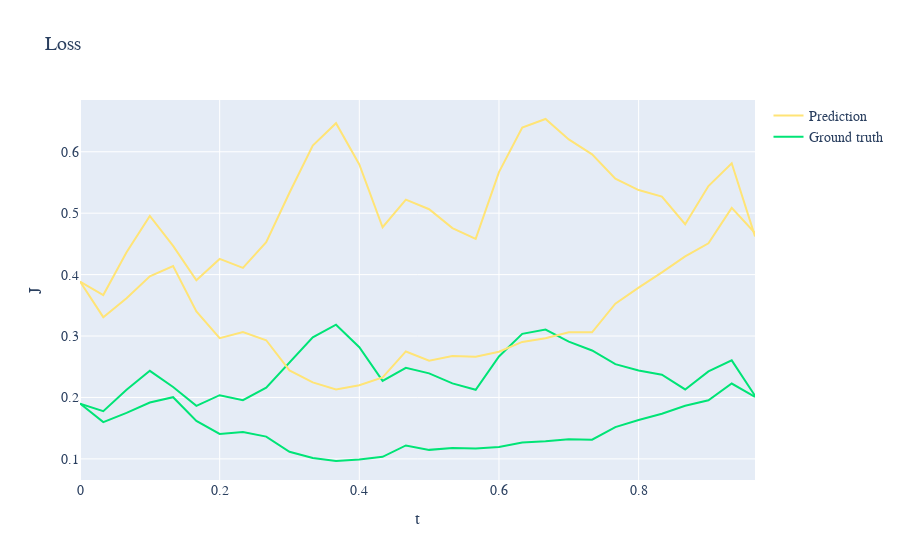

The notebook cell this image was saved under:
### Code cell
fig = make_subplots(rows=1, cols=1)
fig.add_trace(go.Scatter(x=ts[:, 0].flatten(), y=Y_preds[:, 0].flatten(), mode='lines', name="Prediction", line=dict(color="#FFe476")), row=1, col=1)
fig.add_trace(go.Scatter(x=ts[:, 0].flatten(), y=Y_sol[:, 0].flatten(), mode='lines', name="Ground truth", line=dict(color="#00e476")), row=1, col=1)
for i in range(1, num_samples):
    fig.add_trace(go.Scatter(x=ts[:, i].flatten(), y=Y_preds[:, i].flatten(), mode='lines', showlegend=False, line=dict(color="#FFe476")), row=1, col=1)
    fig.add_trace(go.Scatter(x=ts[:, i].flatten(), y=Y_sol[:, i].flatten(), mode='lines', showlegend=False, line=dict(color="#00e476")), row=1, col=1)
fig.update_layout(
    title="Loss",
    xaxis_title="t",
    yaxis_title="J",
    font=dict(
        family="Courier New, monospace",
        size=14
    )
)
fig.show()

### Figure 1 — Plotly figure (JSON) as saved in the notebook; plotly's stock layout.template omitted (floating-point values rounded to 4 significant figures)
{"data": [{"line": {"color": "#FFe476"}, "mode": "lines", "name": "Prediction", "type": "scatter", "x": [0, 0.03333, 0.06667, 0.1, 0.1333, 0.1667, 0.2, 0.2333, 0.2667, 0.3, 0.3333, 0.3667, 0.4, 0.4333, 0.4667, 0.5, 0.5333, 0.5667, 0.6, 0.6333, 0.6667, 0.7, 0.7333, 0.7667, 0.8, 0.8333, 0.8667, 0.9, 0.9333, 0.9667], "xaxis": "x", "y": [0.3887, 0.3667, 0.4364, 0.4956, 0.4468, 0.3907, 0.4255, 0.4109, 0.4529, 0.5332, 0.6099, 0.6465, 0.5793, 0.4771, 0.522, 0.5065, 0.4757, 0.4582, 0.567, 0.6395, 0.6533, 0.62, 0.5959, 0.5563, 0.5376, 0.527, 0.4821, 0.5441, 0.5812, 0.4622], "yaxis": "y"}, {"line": {"color": "#00e476"}, "mode": "lines", "name": "Ground truth", "type": "scatter", "x": [0, 0.03333, 0.06667, 0.1, 0.1333, 0.1667, 0.2, 0.2333, 0.2667, 0.3, 0.3333, 0.3667, 0.4, 0.4333, 0.4667, 0.5, 0.5333, 0.5667, 0.6, 0.6333, 0.6667, 0.7, 0.7333, 0.7667, 0.8, 0.8333, 0.8667, 0.9, 0.9333, 0.9667], "xaxis": "x", "y": [0.19, 0.1776, 0.2124, 0.2434, 0.2169, 0.1864, 0.2036, 0.1956, 0.2159, 0.2565, 0.2979, 0.3184, 0.2818, 0.2269, 0.2483, 0.2392, 0.2229, 0.2125, 0.2668, 0.3035, 0.3106, 0.2909, 0.2765, 0.2543, 0.244, 0.237, 0.213, 0.2423, 0.2604, 0.2027], "yaxis": "y"}, {"line": {"color": "#FFe476"}, "mode": "lines", "showlegend": false, "type": "scatter", "x": [0, 0.03333, 0.06667, 0.1, 0.1333, 0.1667, 0.2, 0.2333, 0.2667, 0.3, 0.3333, 0.3667, 0.4, 0.4333, 0.4667, 0.5, 0.5333, 0.5667, 0.6, 0.6333, 0.6667, 0.7, 0.7333, 0.7667, 0.8, 0.8333, 0.8667, 0.9, 0.9333, 0.9667], "xaxis": "x", "y": [0.3887, 0.3307, 0.3617, 0.3971, 0.4138, 0.3402, 0.2965, 0.3065, 0.2931, 0.2441, 0.2245, 0.2128, 0.2199, 0.2325, 0.2749, 0.26, 0.2675, 0.2664, 0.2743, 0.2904, 0.2965, 0.3061, 0.306, 0.3526, 0.3789, 0.4036, 0.4297, 0.4509, 0.5087, 0.4678], "yaxis": "y"}, {"line": {"color": "#00e476"}, "mode": "lines", "showlegend": false, "type": "scatter", "x": [0, 0.03333, 0.06667, 0.1, 0.1333, 0.1667, 0.2, 0.2333, 0.2667, 0.3, 0.3333, 0.3667, 0.4, 0.4333, 0.4667, 0.5, 0.5333, 0.5667, 0.6, 0.6333, 0.6667, 0.7, 0.7333, 0.7667, 0.8, 0.8333, 0.8667, 0.9, 0.9333, 0.9667], "xaxis": "x", "y": [0.19, 0.1599, 0.1748, 0.1918, 0.2004, 0.1618, 0.1406, 0.1438, 0.1363, 0.1116, 0.1015, 0.09654, 0.09903, 0.1033, 0.1219, 0.1147, 0.1177, 0.1169, 0.1194, 0.1265, 0.1287, 0.1319, 0.1313, 0.1517, 0.1634, 0.1734, 0.1864, 0.1954, 0.2227, 0.2008], "yaxis": "y"}], "layout": {"font": {"family": "Courier New, monospace", "size": 14}, "title": {"text": "Loss"}, "xaxis": {"anchor": "y", "domain": [0, 1], "title": {"text": "t"}}, "yaxis": {"anchor": "x", "domain": [0, 1], "title": {"text": "J"}}}}
